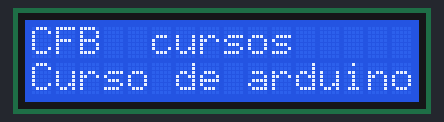
Simulated run of this sketch. Board: Arduino Uno, built with avr-gcc and run on an emulated ATmega328P. Shown: 16×2 character LCD.

Above: at 0.1 s.
At 1.1 s:
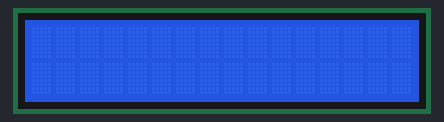

Measured:
- what the display in image 1 shows lasts 1.0 s, from 1.1 s to 2.1 s

The sketch:

liquid_crystall.ino
```cpp
#include <LiquidCrystal_I2C.h>


LiquidCrystal_I2C lcd(0x27,20,4);


void setup() {
  lcd.begin(16, 2);
  lcd.backlight();
}

void loop() {
lcd.home();
lcd.print("CFB  cursos");
lcd.setCursor(0, 1);
lcd.print("Curso de arduino");
delay(1000);
lcd.clear();
delay(1000);
}
```
